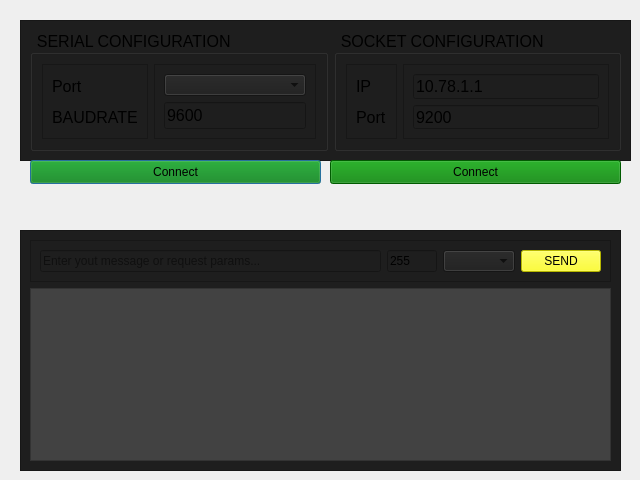
<?xml version="1.0" encoding="UTF-8"?>
<ui version="4.0">
 <class>AcousticWindow</class>
 <widget class="QDialog" name="AcousticWindow">
  <property name="geometry">
   <rect>
    <x>0</x>
    <y>0</y>
    <width>640</width>
    <height>480</height>
   </rect>
  </property>
  <property name="windowTitle">
   <string>Dialog</string>
  </property>
  <widget class="QFrame" name="frame_5">
   <property name="geometry">
    <rect>
     <x>20</x>
     <y>20</y>
     <width>611</width>
     <height>141</height>
    </rect>
   </property>
   <property name="styleSheet">
    <string notr="true">background-color: rgb(30, 30, 30);</string>
   </property>
   <property name="frameShape">
    <enum>QFrame::Shape::StyledPanel</enum>
   </property>
   <property name="frameShadow">
    <enum>QFrame::Shadow::Raised</enum>
   </property>
   <layout class="QHBoxLayout" name="horizontalLayout_3">
    <item>
     <widget class="QGroupBox" name="gbSerialConfig">
      <property name="font">
       <font>
        <pointsize>12</pointsize>
       </font>
      </property>
      <property name="title">
       <string> SERIAL CONFIGURATION</string>
      </property>
      <layout class="QHBoxLayout" name="horizontalLayout">
       <item>
        <widget class="QFrame" name="frame">
         <property name="frameShape">
          <enum>QFrame::Shape::StyledPanel</enum>
         </property>
         <property name="frameShadow">
          <enum>QFrame::Shadow::Raised</enum>
         </property>
         <layout class="QVBoxLayout" name="verticalLayout">
          <item>
           <widget class="QLabel" name="lbPort">
            <property name="font">
             <font>
              <pointsize>12</pointsize>
             </font>
            </property>
            <property name="text">
             <string>Port</string>
            </property>
           </widget>
          </item>
          <item>
           <widget class="QLabel" name="lbBaudrate">
            <property name="font">
             <font>
              <pointsize>12</pointsize>
             </font>
            </property>
            <property name="text">
             <string>BAUDRATE</string>
            </property>
            <property name="alignment">
             <set>Qt::AlignmentFlag::AlignLeading|Qt::AlignmentFlag::AlignLeft|Qt::AlignmentFlag::AlignVCenter</set>
            </property>
           </widget>
          </item>
         </layout>
        </widget>
       </item>
       <item>
        <widget class="QFrame" name="frame_2">
         <property name="frameShape">
          <enum>QFrame::Shape::StyledPanel</enum>
         </property>
         <property name="frameShadow">
          <enum>QFrame::Shadow::Raised</enum>
         </property>
         <layout class="QVBoxLayout" name="verticalLayout_2">
          <item>
           <widget class="QComboBox" name="serialPortListDropDown"/>
          </item>
          <item>
           <widget class="QLineEdit" name="serialBaudrate">
            <property name="font">
             <font>
              <pointsize>12</pointsize>
             </font>
            </property>
            <property name="text">
             <string>9600</string>
            </property>
           </widget>
          </item>
         </layout>
        </widget>
       </item>
      </layout>
     </widget>
    </item>
    <item>
     <widget class="QGroupBox" name="gbSocketConfig">
      <property name="font">
       <font>
        <pointsize>12</pointsize>
       </font>
      </property>
      <property name="title">
       <string> SOCKET CONFIGURATION</string>
      </property>
      <layout class="QHBoxLayout" name="horizontalLayout_2">
       <item>
        <widget class="QFrame" name="frame_3">
         <property name="frameShape">
          <enum>QFrame::Shape::StyledPanel</enum>
         </property>
         <property name="frameShadow">
          <enum>QFrame::Shadow::Raised</enum>
         </property>
         <layout class="QVBoxLayout" name="verticalLayout_3">
          <item>
           <widget class="QLabel" name="lbSocketIP">
            <property name="font">
             <font>
              <pointsize>12</pointsize>
             </font>
            </property>
            <property name="text">
             <string>IP</string>
            </property>
           </widget>
          </item>
          <item>
           <widget class="QLabel" name="lbSocketPort">
            <property name="font">
             <font>
              <pointsize>12</pointsize>
             </font>
            </property>
            <property name="text">
             <string>Port</string>
            </property>
            <property name="alignment">
             <set>Qt::AlignmentFlag::AlignLeading|Qt::AlignmentFlag::AlignLeft|Qt::AlignmentFlag::AlignVCenter</set>
            </property>
           </widget>
          </item>
         </layout>
        </widget>
       </item>
       <item>
        <widget class="QFrame" name="frame_4">
         <property name="frameShape">
          <enum>QFrame::Shape::StyledPanel</enum>
         </property>
         <property name="frameShadow">
          <enum>QFrame::Shadow::Raised</enum>
         </property>
         <layout class="QVBoxLayout" name="verticalLayout_4">
          <item>
           <widget class="QLineEdit" name="socketIPField">
            <property name="font">
             <font>
              <pointsize>12</pointsize>
             </font>
            </property>
            <property name="text">
             <string>10.78.1.1</string>
            </property>
           </widget>
          </item>
          <item>
           <widget class="QLineEdit" name="socketPortField">
            <property name="font">
             <font>
              <pointsize>12</pointsize>
             </font>
            </property>
            <property name="text">
             <string>9200</string>
            </property>
           </widget>
          </item>
         </layout>
        </widget>
       </item>
      </layout>
     </widget>
    </item>
   </layout>
  </widget>
  <widget class="QPushButton" name="pbserialConnect">
   <property name="geometry">
    <rect>
     <x>30</x>
     <y>160</y>
     <width>291</width>
     <height>24</height>
    </rect>
   </property>
   <property name="styleSheet">
    <string notr="true">QPushButton {
	background-color: rgb(0,127,0)
} 

QPushButton:pressed {
    background-color:  rgb(118, 118, 118);
}</string>
   </property>
   <property name="text">
    <string>Connect</string>
   </property>
  </widget>
  <widget class="QPushButton" name="pbsocketConnect">
   <property name="geometry">
    <rect>
     <x>330</x>
     <y>160</y>
     <width>291</width>
     <height>24</height>
    </rect>
   </property>
   <property name="styleSheet">
    <string notr="true">QPushButton {
	background-color: rgb(0,127,0)
} 

QPushButton:pressed {
    background-color:  rgb(118, 118, 118);
}</string>
   </property>
   <property name="text">
    <string>Connect</string>
   </property>
  </widget>
  <widget class="QFrame" name="frame_7">
   <property name="geometry">
    <rect>
     <x>20</x>
     <y>230</y>
     <width>601</width>
     <height>241</height>
    </rect>
   </property>
   <property name="styleSheet">
    <string notr="true">background-color: rgb(30, 30, 30);</string>
   </property>
   <property name="frameShape">
    <enum>QFrame::Shape::StyledPanel</enum>
   </property>
   <property name="frameShadow">
    <enum>QFrame::Shadow::Raised</enum>
   </property>
   <layout class="QVBoxLayout" name="verticalLayout_5">
    <item>
     <widget class="QFrame" name="frame_6">
      <property name="styleSheet">
       <string notr="true">background-color: rgb(255, 255, 255);
background-color: rgb(30, 30, 30);</string>
      </property>
      <property name="frameShape">
       <enum>QFrame::Shape::StyledPanel</enum>
      </property>
      <property name="frameShadow">
       <enum>QFrame::Shadow::Raised</enum>
      </property>
      <layout class="QHBoxLayout" name="horizontalLayout_4">
       <item>
        <widget class="QLineEdit" name="inputField">
         <property name="styleSheet">
          <string notr="true">font: italic 9pt &quot;Segoe UI&quot;;</string>
         </property>
         <property name="text">
          <string/>
         </property>
         <property name="placeholderText">
          <string>Enter yout message or request params...</string>
         </property>
        </widget>
       </item>
       <item>
        <widget class="QLineEdit" name="dstAddressField">
         <property name="maximumSize">
          <size>
           <width>50</width>
           <height>16777215</height>
          </size>
         </property>
         <property name="text">
          <string>255</string>
         </property>
        </widget>
       </item>
       <item>
        <widget class="QComboBox" name="requestTyprComboBox"/>
       </item>
       <item>
        <widget class="QPushButton" name="sendButton">
         <property name="styleSheet">
          <string notr="true">QPushButton {
	color: rgb(0, 0, 0);
	background-color: rgb(255, 255, 0);
} 

QPushButton:pressed {
    background-color:  rgb(118, 118, 118);
}
</string>
         </property>
         <property name="text">
          <string>SEND</string>
         </property>
        </widget>
       </item>
      </layout>
     </widget>
    </item>
    <item>
     <widget class="QScrollArea" name="outputArea">
      <property name="autoFillBackground">
       <bool>false</bool>
      </property>
      <property name="styleSheet">
       <string notr="true">background-color: rgb(66, 66, 66);</string>
      </property>
      <property name="widgetResizable">
       <bool>true</bool>
      </property>
      <widget class="QWidget" name="scrollAreaWidgetContents_3">
       <property name="geometry">
        <rect>
         <x>0</x>
         <y>0</y>
         <width>579</width>
         <height>169</height>
        </rect>
       </property>
      </widget>
     </widget>
    </item>
   </layout>
  </widget>
 </widget>
 <resources/>
 <connections/>
</ui>
